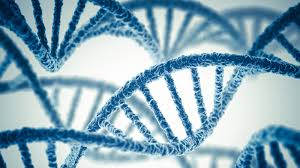
#> input picture python-training/image_processing/genome.jpg, 300 x 168 px
$ python image_processing.py
#> lines starting #> are read from the running program, lines starting #| are printed output that depends on the picture
# -*- coding: utf-8 -*-

import Image

if __name__ == "__main__":

    img = Image.open("genome.jpg")
#> img is the input picture: PIL image 300x168 RGB; mean R, G, B 135.7, 169.7, 186.1

    left_right_image = img.transpose(Image.FLIP_LEFT_RIGHT)
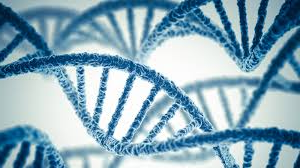
#> left_right_image: PIL image 300x168 RGB; mean R, G, B 135.7, 169.7, 186.1
    left_right_image.save("genome_left_right.jpg")

    top_buttom_image = img.transpose(Image.FLIP_TOP_BOTTOM)
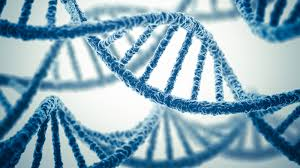
#> top_buttom_image: PIL image 300x168 RGB; mean R, G, B 135.7, 169.7, 186.1
    top_buttom_image.save("genome_top_buttom.jpg")

    img.thumbnail((125,25))
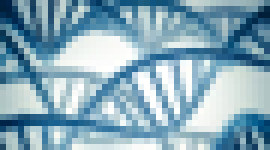
#> img: PIL image 45x25 RGB (shown 6 times larger); mean R, G, B 135.6, 169.6, 186
    img.save("tumb.jpg")
